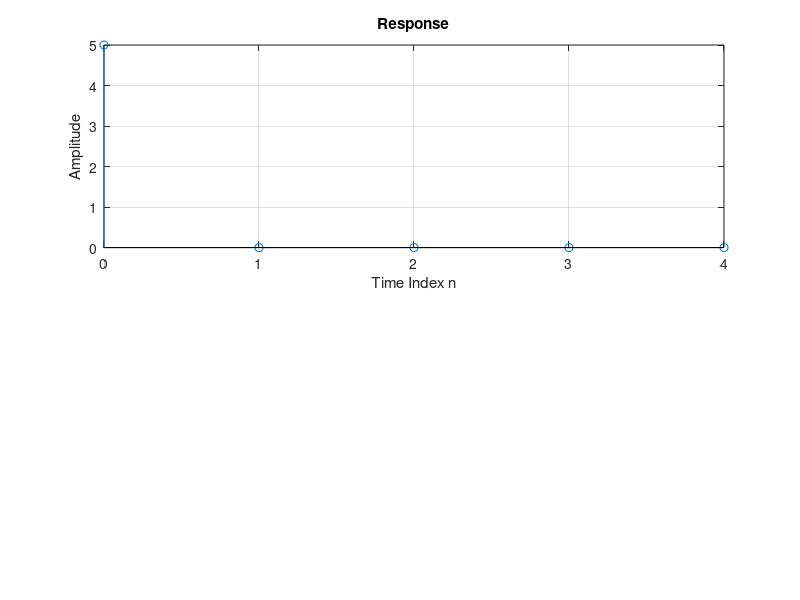

Recreate this plot in MATLAB. (Note: this script raises an error after producing the figure.)
%To find the Response of a system defined by difference equation

loop=1;
while (loop==1)
   clc;
	disp('RESPONSE OF A SYSTEM DEFINED BY DIFFERENCE EQUATION');
	disp('  ');
	N=input('Enter the No. of output samples required N = ');
	b=input('Enter the coefficients of input = ');
	a=input('Enter the coefficients of output = ');
	x=input('Enter the Input Sequence = ');
	x1=[x zeros(1,N-length(x))];
	resp=filter(b,a,x1);
	r=resp(1:N)
	n=0:length(r)-1;
	subplot(2,1,1);
	stem(n,r);
	title('Response');
	xlabel('Time Index n');
	ylabel('Amplitude');
	grid;
	c=conv(x,impz(b,a));
	d=c(1:N)
	t=0:length(d)-1;
	subplot(2,1,2);
	stem(t,d);
	zoom
	title('Convoluted Sequence');
	xlabel('Time Index n');
	ylabel('Amplitude');
    grid;
    disp('  ');
    disp('Press a key to Continue...');
    pause
    disp(' ')
   choice=input('DO YOU WANT TO CONTINUE...?(Y/N)= ','s');
   switch upper(choice)
   case 'Y',
      loop=1;
   otherwise
      loop=0;
   end
end
   